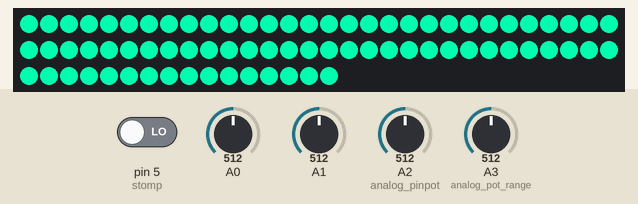
Bench run of a sketch on a simulated Arduino Uno, built with avr-gcc and run on an emulated ATmega328P. On the bench: 76 RGB LEDs in strip order, left to right, continuing on the next row. Inputs (shaded band) come from the test bench; at power-on: A0 = 512, A1 = 512, A3 (analog_pot_range) = 512, pin 5 (stomp) LOW, A2 (analog_pinpot) = 512. Dim RGB values are drawn brighter than linear; EEPROM starts erased; what the sketch prints to the serial monitor is not drawn.

Above: at 1.2 s.
1.3 s: A0 set to 306
3.9 s: A1 set to 30
At 5.9 s:
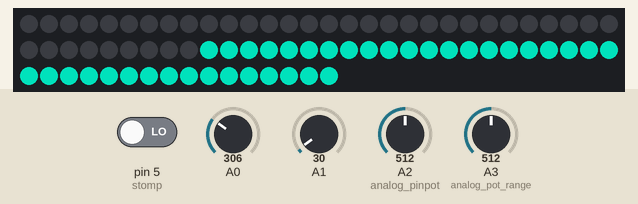
6.9 s: A3 (analog_pot_range) set to 716
9.1 s: pin 5 (stomp) driven HIGH
At 9.29 s:
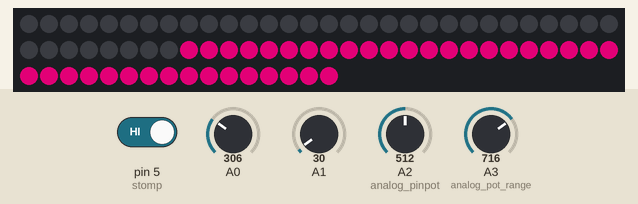
11.2 s: A0 set to 410
At 11.42 s:
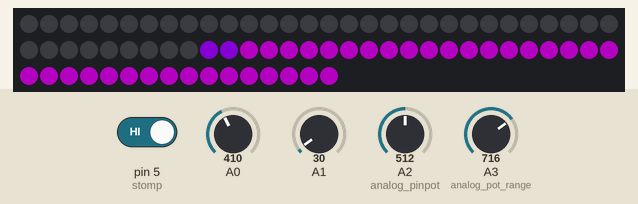
13.1 s: A1 set to 716
At 13.44 s:
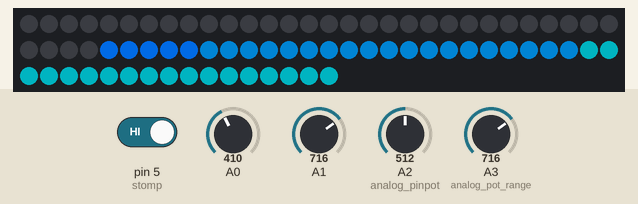

Measured:
- after the input at 3.9 s, the LEDs: first change after 0.05 s (image 1 shows a later state)
- after the input at 9.1 s, the LEDs: change after 0.14 s (image 2)
- after the input at 11.2 s, the LEDs: first change after 0.05 s (image 3 shows a later state)
- after the input at 13.1 s, the LEDs: first change after 0.05 s (image 4 shows a later state)

The sketch:

a3_pickup.ino
```cpp
#include <Adafruit_NeoPixel.h>
#include "EEPROM.h"
#define PIN 6
#define CNT_LIGHTS 76

// Instantiate Neopixel Strip
Adafruit_NeoPixel strip = Adafruit_NeoPixel(CNT_LIGHTS, PIN, NEO_GRB + NEO_KHZ800);

/* === Fixed settings === */

// Hardware Variables
int analog_pin_L = 1; // read from multiplexer using analog input 0
int analog_pin_R = 0; // read from multiplexer using analog input 0
int analog_pinpot = 2;// dial for speed
int analog_pot_range = 3;// dial for range
int stomp = 5;
int strobe_pin = 12; // strobe is attached to digital pin 2
int reset_pin = 13; // reset is attached to digital pin 3

// LED Variables
int color_state = 0;
int refresh = 10;
int refresh_counter = 0;
int tmp_refresh_adj = 0;
int global_brightness = 255; // Sets global brightness, i.e. 64 is 1/4 brightness.
int left_end_point = 0;
int left_start_point = ((CNT_LIGHTS/2)-1);
int right_start_point = ((CNT_LIGHTS/2));
int right_end_point = (CNT_LIGHTS-1);
int solo_freq_band = 4; // Sets the frequency band (0-6) that mixes in a new color based on amiplitude
float solo_freq_val = 0;
int freq_bounds[2] = {380, 780};
int solo_freq_bounds[2] = {50, 205};

int serial_counter = 0;

// Variable to test whether monomode is active
boolean monomode = 0;

void setup()
{
  Serial.begin(9600); // print to serial monitor
  strip.begin();
  strip.show(); // Initialize all pixels to 'off'

  // Make sure EEPROM is within the accepted range (0-1)
  if (EEPROM.read(1) > 1){EEPROM.write(1,0);} // Clear EEPROM?

  // Set pin modes
  pinMode(analog_pin_L, INPUT);
  pinMode(analog_pin_R, INPUT);
  pinMode(stomp, INPUT);
  pinMode(analog_pin_R, INPUT);
  pinMode(strobe_pin, OUTPUT);
  pinMode(reset_pin, OUTPUT);

  digitalWrite(reset_pin, LOW);
  digitalWrite(strobe_pin, HIGH);

  // If stomp is being pressed during setup, set monomode to True
  if (digitalRead(stomp) == HIGH){
    if (EEPROM.read(1) == 0){
      EEPROM.write(1,1);
    }else if (EEPROM.read(1) == 1) {
      EEPROM.write(1,0);
    }
  }

  // Set monomode based on the EEPROM state
  monomode = EEPROM.read(1);
  Serial.println('test');
}

void loop()
{
  // If stomp button is pressed, change color_state
  check_color_state();

  // Reset the MSGEQ7 chip
  digitalWrite(reset_pin, HIGH);
  digitalWrite(reset_pin, LOW);

  // Represents all of the LED freq sum values in the LED strip
  int cur_LED_vals[CNT_LIGHTS];
  int prev_LED_vals[CNT_LIGHTS];

  // Get spectrum totals for L and R
  cur_LED_vals[left_start_point] = read_freq_sum(analog_pin_L);
  cur_LED_vals[right_start_point] = read_freq_sum(analog_pin_R);

  // If monomode is active, make L equal to R
  if (monomode == 1){
    cur_LED_vals[left_start_point] = cur_LED_vals[right_start_point];
  }

  // Update LED values, moving them down the line based on amplitude of all frequencies
  update_led_positions(cur_LED_vals, prev_LED_vals);
  set_pixel_colors(cur_LED_vals);

  strip.show();
}

int check_color_state() {
  if (digitalRead(stomp) == HIGH){
    delay(100);
    if(color_state < 2){color_state++;}
    else if(color_state == 2){color_state=0;}
  }
}

int read_freq_sum(int pin) {

  int i;
  int spectrum_values[7];
  int spectrum_total = 0;

  //get readings from chip, sum freq values
  for (i = 0; i < 7; i++)
  {
    digitalWrite(strobe_pin, LOW);
    delayMicroseconds(30); // to allow the output to settle

    spectrum_values[i] = analogRead(pin);
    adjust_refresh_rate(spectrum_values[i], i);

    spectrum_total += spectrum_values[i];

    if(i == solo_freq_band) {
      solo_freq_val = spectrum_values[i];
    }

    // strobe to the next frequency
    digitalWrite(strobe_pin, HIGH);

  }//for i

  return spectrum_total;
}

void adjust_refresh_rate(int amplitude, int freq_band) {
  if( amplitude > 400 && freq_band <= 1 )
    tmp_refresh_adj += 23;
}

void update_led_positions(int cur_LED_vals[], int prev_LED_vals[]) {

  int i;
  int use_refresh = 10;
  float pot_value = analogRead(analog_pinpot); //for use of dial

  refresh_counter++;

  if(pot_value < 1000 && pot_value > 20) {
    use_refresh = pot_value / 50;
  } else if(pot_value < 20) {
    use_refresh = 0;
  }

  // Constrain temporary refresh rate adjustment to between 0 and 200
  if(tmp_refresh_adj < 0) { tmp_refresh_adj = 0; }
  if(tmp_refresh_adj > 200) { tmp_refresh_adj = 200; }

  if(refresh_counter >= (use_refresh - round(tmp_refresh_adj * .1))) {

    //reset the counter
    refresh_counter = 0;

    // Decay the temporary refresh rate adjustment
    tmp_refresh_adj-= 1;

    //save the history - RIGHT SIDE
    for (i = right_start_point; i <= right_end_point; i++) {
      prev_LED_vals[i] = cur_LED_vals[i-1];
    }//for
    for (i = right_start_point; i <= right_end_point; i++) {
      cur_LED_vals[i] = prev_LED_vals[i];
    }//for

    //save the history - LEFT SIDE
    for (i = left_start_point; i >= left_end_point; i--) {
      prev_LED_vals[i] = cur_LED_vals[i+1];
    }//for
    for (i = left_start_point; i >= left_end_point; i--) {
      cur_LED_vals[i] = prev_LED_vals[i];
    }//for
  }//if refresh
}

float get_wave_length(int num)
{
  float min_val = 500;
  float max_val = 4700;
  float min_wave = 350;
  float max_wave = 650;
  float pot_range = analogRead(analog_pot_range);
  max_val = pot_range * 5;
  min_val = pot_range / 2;
  if(num>max_val)
    max_val = num;

  return ((num - min_val) / (max_val-min_val) * (max_wave - min_wave)) + min_wave;

}

void get_RGB(float waveValue, int color_array[])
{

  float rz = 0, gz = 0, bz = 0;
  int r,g,b;

  bz = (waveValue - freq_bounds[0]) / (freq_bounds[1] - freq_bounds[0]);
  rz = (solo_freq_val - solo_freq_bounds[0]) / (solo_freq_bounds[1] - solo_freq_bounds[0]);
  gz = 0;

  // Convert RGB decimal value to 0-254 value
  r = rz * 255;
  b = bz * 255;
  g = gz * 255;

  // Shift RGB values based on color_state
  if(color_state == 0){
    color_array[0] = g;
    color_array[1] = r;
    color_array[2] = b;
  }
  if(color_state == 1){
    color_array[0] = r;
    color_array[1] = g;
    color_array[2] = b;
  }
  if(color_state == 2){
    color_array[0] = b;
    color_array[1] = g;
    color_array[2] = r;
  }
}
void set_pixel_colors(int cur_LED_vals[]) {

  int i;
  int useColor[3] = {0, 0, 0}; // Instantiate color array

  for (i = 0; i < CNT_LIGHTS; i++) {

    if(cur_LED_vals[i] >= 500) {
      get_RGB(get_wave_length(cur_LED_vals[i]), useColor);
    } else {
      useColor[0] = 0;
      useColor[1] = 0;
      useColor[2] = 0;
    } //if

    strip.setPixelColor( i, useColor[0], useColor[1], useColor[2]);
  }//for

}
```
